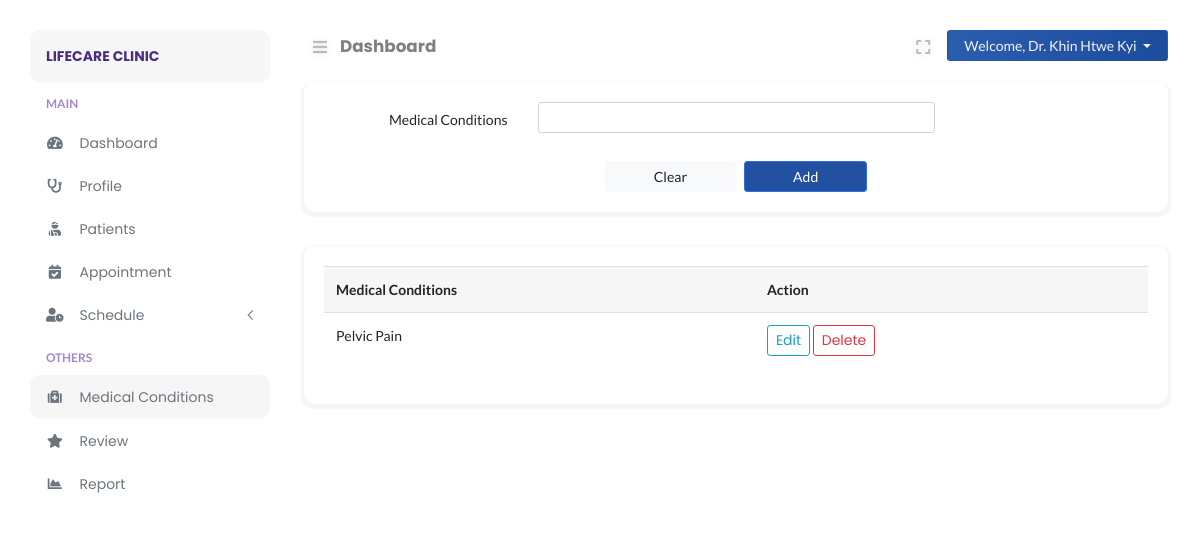
Page /doctor/treatment.php (signed in) on the committed database.
### tables this page shows
CREATE TABLE `doctors` (
  `doctor_id` int(11) NOT NULL,
  `doctor_avatar` varchar(255) DEFAULT NULL,
  `doctor_firstname` varchar(255) DEFAULT NULL,
  `doctor_lastname` varchar(255) DEFAULT NULL,
  `doctor_speciality` varchar(255) DEFAULT NULL,
  `doctor_experience` varchar(10) DEFAULT NULL,
  `doctor_desc` text DEFAULT NULL,
  `doctor_password` varchar(255) DEFAULT NULL,
  `doctor_token` varchar(255) DEFAULT NULL,
  `doctor_spoke` varchar(255) DEFAULT NULL,
  `doctor_gender` varchar(10) DEFAULT NULL,
  `doctor_dob` date DEFAULT NULL,
  `doctor_email` varchar(255) DEFAULT NULL,
  `doctor_contact` varchar(15) DEFAULT NULL,
  `consult_fee` int(11) DEFAULT NULL,
  `date_created` datetime DEFAULT NULL,
  `clinic_id` int(11) DEFAULT NULL
);

CREATE TABLE `treatment_type` (
  `treatment_id` int(11) NOT NULL,
  `treatment_name` varchar(255) DEFAULT NULL,
  `doctor_id` int(11) DEFAULT NULL
);

### doctor/includes/path.inc.php (called while the page is built, shortened)
<?php
switch ($_SERVER["SCRIPT_NAME"]) {
    default:
        $CURRENT_PAGE = "Dashboard";
        break;
}

### doctor/includes/session.inc.php (called while the page is built, shortened)
<?php
$sess_email = $_SESSION["DoctorRoleEmail"];
$statement = $connection->prepare("SELECT * FROM doctors WHERE doctor_email = ?");
$statement->bind_param("s", $sess_email);
$statement->execute();
$doctor_result = $statement->get_result();
$doctor_row = $doctor_result->fetch_assoc();

### doctor/treatment.php (the view, shortened to what this page needs)
<?php
include('../config/autoload.php');
include('./includes/path.inc.php');
include('./includes/session.inc.php');
$className = "";
?>
<!DOCTYPE html>
<html lang="en">
<head>
</head>
<body>
<div class="page-content" id="content">
    <?php include HEADER; ?>
    <div class="row">
        <div class="col-md-12">
            <div class="card">
                <div class="card-body">
                    <form class="inline-form" action="<?= htmlspecialchars($_SERVER['PHP_SELF']); ?>" method="POST">
                        <div class="form-group row">
                            <label for="inputTreatment" class="col-sm-3 col-form-label text-right">Medical
                                Conditions</label>
                            <div class="col-sm-6">
                                <input type="text" name="inputTreatment" id="inputTreatment"
                                       class="form-control form-control-sm <?= $className ?>">
                            </div>
                        </div>
                        <div class="d-flex justify-content-md-center pt-2">
                            <button type="reset" class="btn btn-light btn-sm px-5 mr-2" name="clearbtn">Clear</button>
                            <button type="submit" class="btn btn-primary btn-sm px-5" name="submitbtn">Add</button>
                        </div>
                    </form>
                </div>
            </div>
        </div>
        <div class="col-md-12">
            <div class="card">
                <div class="card-body">
                    <table class="table">
                        <thead>
                        <th>Medical Conditions</th>
                        <th>Action</th>
                        </thead>
                        <tbody>
                        <?php
                        $tresult = $connection->query("SELECT * FROM treatment_type WHERE doctor_id = '" . $doctor_row['doctor_id'] . "' ");
                        if ($tresult->num_rows == 0) {
                            echo '<tr><td colspan="3">No Record Found</td></tr>';
                        } else {
                            while ($trow = $tresult->fetch_assoc()) {
                                ?>
                                <tr>
                                    <td><?= $trow['treatment_name'] ?></td>
                                    <td>
                                        <a class="btn btn-sm btn-outline-info" data-toggle="modal"
                                           href="#edit<?= $trow['treatment_id'] ?>">Edit</a>
                                        <a class="btn btn-sm btn-outline-danger" data-toggle="modal"
                                           href="#delete<?= $trow['treatment_id'] ?>">Delete</a>
                                    </td>
                                </tr>
                                <?php
                            }
                        }
                        ?>
                        </tbody>
                    </table>
                </div>
            </div>
        </div>
    </div>
</div>
</body>
</html>

### doctor/layouts/nav_header.php (shortened to what this page needs)
<nav class="navbar navbar-header mb-2">
    <ul class="nav mr-auto">
        <li class="nav-item">
            <button class="btn btn-sm btn-expand" id="sidebarCollapse"><i class="fa fa-bars"></i></button>
        </li>
        <li class="nav-item nav-title">
            <a href="<?php echo $_SERVER["REQUEST_URI"]; ?>"><?php echo $CURRENT_PAGE; ?></a>
        </li>
    </ul>
    <ul class="nav ml-auto">
        <li class="nav-item mr-2">
            <button class="btn btn-sm btn-expand" id="full-view"><i class="fa fa-expand"></i></button>
        </li>
        <li class="nav-item">
            <div class="btn-group">
                <button type="button" class="btn btn-sm dropdown-toggle btn-profile px-3" data-toggle="dropdown"
                        aria-haspopup="true"
                        aria-expanded="false">
                    Welcome, Dr. <?php echo $doctor_row["doctor_firstname"] . ' ' . $doctor_row["doctor_lastname"]; ?>
                </button>
            </div>
        </li>
    </ul>
</nav>

### assets/css/typography.css (style rules this page uses)
body { font-size: 14px; font-family: 'Lato', sans-serif; }
a, a:visited { text-decoration: none; transition: all 0.3s ease-in-out; -webkit-transition: all 0.3s ease-in-out; -moz-transition: all 0.3s ease-in-out; -o-transition: all 0.3s ease-in-out; outline: 0; font-family: 'Poppins', 'Helvetica', sans-serif; }
ul, ol { margin-bottom: 0px; margin-top: 0px; padding: 0; }
ul { margin: 0; list-style-type: none; }
button { cursor: pointer; outline: none !important; letter-spacing: 0; }

### assets/css/default.css (style rules this page uses)
.navbar-header { padding: 0 !important; }
.nav-title { padding-top: 4px; margin-left: 4px; }
.nav-title a { font-weight: bold; font-size: 1.05rem; color: rgba(0, 0, 0, .5); }
.btn-profile { background: linear-gradient(to right, #2b5daf 0%, #1c4c9c 100%); color: #f5f5f5; }
button.btn-expand { font-size: 16px !important; color: #bdbcbc; vertical-align: middle; text-shadow: 0 0 8px rgba(0, 0, 0, 0.12); -webkit-transition: color 0.3s ease 0s; transition: color 0.3s ease 0s; }
button#full-view { display: inline-block; }
body { overflow-x: hidden; background: #fff; }
.page-content { width: calc(100% - 15rem); margin-left: 16rem; transition: all 0.4s; padding: 1.9rem 3rem; }
:root { --primary-color: #3171e0; }
.btn-primary { color: #fff; background-color: #2351a2 !important; border-color: #306fe1 !important; }
.card { margin: 10px 0; border-radius: 10px !important; border: 0; margin-bottom: 1.5rem; box-shadow: 0 2px 2px 3px rgba(0, 0, 0, .04); transition: all .2s ease-in-out; }
.table thead tr th, tfoot tr { background: #f6f6f6 !important; border-bottom: 0 !important; }
.table thead th:first-child { border-top-left-radius: 5px; }
.table thead th:last-child { border-top-right-radius: 5px; }
.table tbody tr { transition: all .2s; }

### assets/css/clinic/login.css (style rules this page uses)
html { min-height: 100%; position: relative; }

### rows in the picture
doctors: doctor_firstname "Khin", doctor_lastname "Htwe Kyi"
treatment_type: treatment_name "Pelvic Pain"

### other values in the picture
$BRAND_NAME "LIFECARE CLINIC"
$CURRENT_PAGE "Dashboard"
